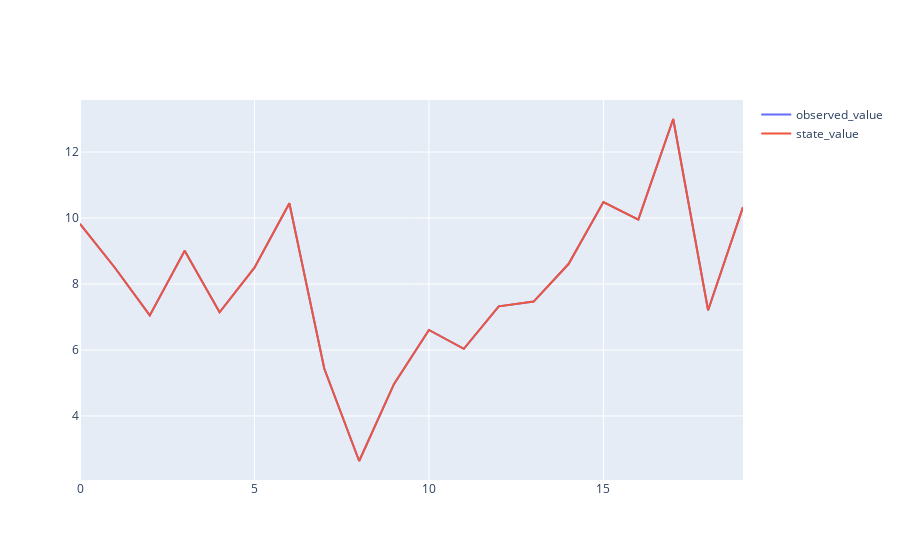

Notebook code for this chart:
### Code cell
# 可視化
fig = go.Figure(
    data = [
        go.Scatter(x=np.arange(T), y=y.reshape(-1), name="observed_value"),
        go.Scatter(x=np.arange(T), y=x[:, 0].reshape(-1), name="state_value"),
    ]
)
fig.show()

### Figure 1 — Plotly figure (JSON) as saved in the notebook; plotly's stock layout.template omitted (floating-point values rounded to 4 significant figures)
{"data": [{"name": "observed_value", "type": "scatter", "x": [0, 1, 2, 3, 4, 5, 6, 7, 8, 9, 10, 11, 12, 13, 14, 15, 16, 17, 18, 19], "y": [9.823, 8.492, 7.046, 9.005, 7.142, 8.493, 10.44, 5.437, 2.635, 4.97, 6.606, 6.036, 7.322, 7.466, 8.605, 10.48, 9.953, 13.0, 7.203, 10.33]}, {"name": "state_value", "type": "scatter", "x": [0, 1, 2, 3, 4, 5, 6, 7, 8, 9, 10, 11, 12, 13, 14, 15, 16, 17, 18, 19], "y": [9.823, 8.492, 7.046, 9.005, 7.142, 8.493, 10.44, 5.437, 2.635, 4.97, 6.606, 6.036, 7.322, 7.466, 8.605, 10.48, 9.953, 13.0, 7.203, 10.33]}], "layout": {"autosize": true, "xaxis": {"autorange": true, "range": [0, 19], "type": "linear"}, "yaxis": {"autorange": true, "range": [2.059, 13.58], "type": "linear"}}}
